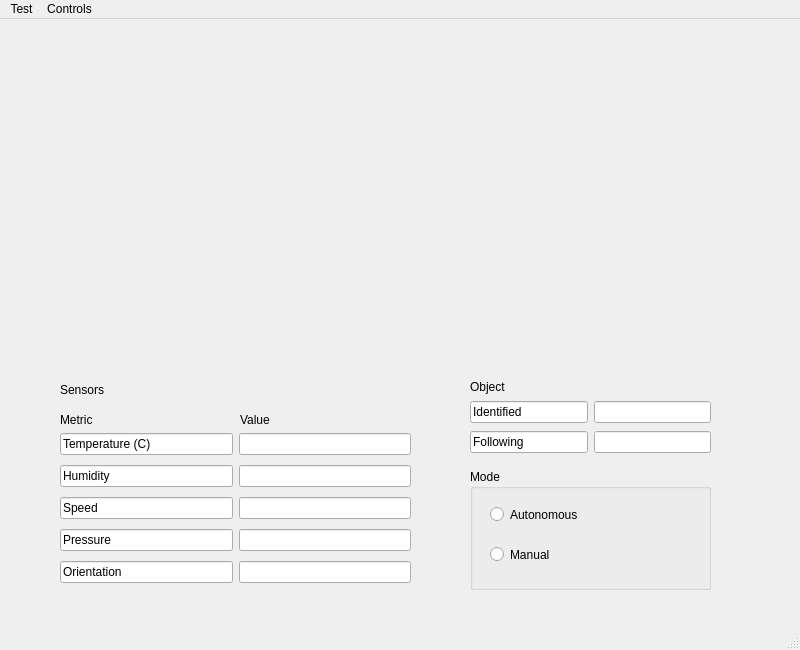
<?xml version="1.0" encoding="UTF-8"?>
<ui version="4.0">
 <class>MainWindow</class>
 <widget class="QMainWindow" name="MainWindow">
  <property name="geometry">
   <rect>
    <x>0</x>
    <y>0</y>
    <width>800</width>
    <height>650</height>
   </rect>
  </property>
  <property name="minimumSize">
   <size>
    <width>800</width>
    <height>600</height>
   </size>
  </property>
  <property name="windowTitle">
   <string>Vine Robot</string>
  </property>
  <property name="autoFillBackground">
   <bool>true</bool>
  </property>
  <widget class="QWidget" name="centralwidget">
   <widget class="QWidget" name="MainWidget" native="true">
    <property name="geometry">
     <rect>
      <x>50</x>
      <y>340</y>
      <width>701</width>
      <height>251</height>
     </rect>
    </property>
    <property name="mouseTracking">
     <bool>true</bool>
    </property>
    <widget class="QLabel" name="Sensor_lbl">
     <property name="geometry">
      <rect>
       <x>10</x>
       <y>20</y>
       <width>81</width>
       <height>21</height>
      </rect>
     </property>
     <property name="text">
      <string>Sensors</string>
     </property>
    </widget>
    <widget class="QWidget" name="horizontalLayoutWidget">
     <property name="geometry">
      <rect>
       <x>10</x>
       <y>70</y>
       <width>351</width>
       <height>161</height>
      </rect>
     </property>
     <layout class="QHBoxLayout" name="horizontalLayout">
      <item>
       <layout class="QVBoxLayout" name="verticalLayout">
        <item>
         <widget class="QLineEdit" name="temp_label">
          <property name="autoFillBackground">
           <bool>false</bool>
          </property>
          <property name="text">
           <string>Temperature (C)</string>
          </property>
          <property name="readOnly">
           <bool>true</bool>
          </property>
         </widget>
        </item>
        <item>
         <widget class="QLineEdit" name="humidity_label">
          <property name="text">
           <string>Humidity</string>
          </property>
          <property name="readOnly">
           <bool>true</bool>
          </property>
         </widget>
        </item>
        <item>
         <widget class="QLineEdit" name="speed_label">
          <property name="text">
           <string>Speed</string>
          </property>
          <property name="readOnly">
           <bool>true</bool>
          </property>
         </widget>
        </item>
        <item>
         <widget class="QLineEdit" name="pressure_label">
          <property name="text">
           <string>Pressure</string>
          </property>
          <property name="readOnly">
           <bool>true</bool>
          </property>
         </widget>
        </item>
        <item>
         <widget class="QLineEdit" name="orientation_label">
          <property name="text">
           <string>Orientation</string>
          </property>
          <property name="readOnly">
           <bool>true</bool>
          </property>
         </widget>
        </item>
       </layout>
      </item>
      <item>
       <layout class="QVBoxLayout" name="verticalLayout_2">
        <item>
         <widget class="QLineEdit" name="temp_val_rvcd"/>
        </item>
        <item>
         <widget class="QLineEdit" name="humidity_val_rcvd"/>
        </item>
        <item>
         <widget class="QLineEdit" name="speed_val_rcvd"/>
        </item>
        <item>
         <widget class="QLineEdit" name="pressure_val_rcvd"/>
        </item>
        <item>
         <widget class="QLineEdit" name="orient_val_rcvd"/>
        </item>
       </layout>
      </item>
     </layout>
    </widget>
    <widget class="QWidget" name="horizontalLayoutWidget_2">
     <property name="geometry">
      <rect>
       <x>420</x>
       <y>40</y>
       <width>241</width>
       <height>56</height>
      </rect>
     </property>
     <layout class="QHBoxLayout" name="horizontalLayout_2">
      <item>
       <layout class="QVBoxLayout" name="verticalLayout_3">
        <item>
         <widget class="QLineEdit" name="obj_ident_label">
          <property name="text">
           <string>Identified</string>
          </property>
          <property name="readOnly">
           <bool>true</bool>
          </property>
         </widget>
        </item>
        <item>
         <widget class="QLineEdit" name="obj_fwing_label">
          <property name="text">
           <string>Following</string>
          </property>
          <property name="readOnly">
           <bool>true</bool>
          </property>
         </widget>
        </item>
       </layout>
      </item>
      <item>
       <layout class="QVBoxLayout" name="verticalLayout_4">
        <item>
         <widget class="QLineEdit" name="obj_ident_val"/>
        </item>
        <item>
         <widget class="QLineEdit" name="obj_fwing_val"/>
        </item>
       </layout>
      </item>
     </layout>
    </widget>
    <widget class="QLabel" name="obj_lbl">
     <property name="geometry">
      <rect>
       <x>420</x>
       <y>20</y>
       <width>58</width>
       <height>16</height>
      </rect>
     </property>
     <property name="text">
      <string>Object </string>
     </property>
    </widget>
    <widget class="QGroupBox" name="mode_group">
     <property name="geometry">
      <rect>
       <x>420</x>
       <y>110</y>
       <width>241</width>
       <height>121</height>
      </rect>
     </property>
     <property name="title">
      <string>Mode</string>
     </property>
     <property name="checkable">
      <bool>false</bool>
     </property>
     <widget class="QRadioButton" name="auto_mode_radioBtn">
      <property name="geometry">
       <rect>
        <x>20</x>
        <y>30</y>
        <width>171</width>
        <height>31</height>
       </rect>
      </property>
      <property name="text">
       <string>Autonomous</string>
      </property>
     </widget>
     <widget class="QRadioButton" name="manual_mode_radioBtn">
      <property name="geometry">
       <rect>
        <x>20</x>
        <y>70</y>
        <width>171</width>
        <height>31</height>
       </rect>
      </property>
      <property name="text">
       <string>Manual</string>
      </property>
     </widget>
    </widget>
    <widget class="QLabel" name="metric_label">
     <property name="geometry">
      <rect>
       <x>10</x>
       <y>50</y>
       <width>168</width>
       <height>21</height>
      </rect>
     </property>
     <property name="sizePolicy">
      <sizepolicy hsizetype="Preferred" vsizetype="Preferred">
       <horstretch>0</horstretch>
       <verstretch>0</verstretch>
      </sizepolicy>
     </property>
     <property name="text">
      <string>Metric</string>
     </property>
    </widget>
    <widget class="QLabel" name="label_3">
     <property name="geometry">
      <rect>
       <x>190</x>
       <y>50</y>
       <width>167</width>
       <height>21</height>
      </rect>
     </property>
     <property name="text">
      <string>Value</string>
     </property>
    </widget>
   </widget>
  </widget>
  <widget class="QMenuBar" name="menubar">
   <property name="geometry">
    <rect>
     <x>0</x>
     <y>0</y>
     <width>800</width>
     <height>24</height>
    </rect>
   </property>
   <widget class="QMenu" name="menuTest">
    <property name="title">
     <string>Test</string>
    </property>
    <addaction name="actionPneumatics"/>
    <addaction name="actionMotor"/>
   </widget>
   <widget class="QMenu" name="menuControls">
    <property name="title">
     <string>Controls</string>
    </property>
    <addaction name="actionMain_Controller"/>
   </widget>
   <addaction name="menuTest"/>
   <addaction name="menuControls"/>
  </widget>
  <widget class="QStatusBar" name="statusbar"/>
  <action name="actionPneumatics">
   <property name="text">
    <string>Pneumatics</string>
   </property>
   <property name="statusTip">
    <string>Test the pneumatic valves</string>
   </property>
  </action>
  <action name="actionMain_Controller">
   <property name="text">
    <string>Main Controller</string>
   </property>
   <property name="statusTip">
    <string>Open controller for the vine</string>
   </property>
  </action>
  <action name="actionMotor">
   <property name="text">
    <string>Motor</string>
   </property>
   <property name="statusTip">
    <string>Test the motors in the robot</string>
   </property>
  </action>
 </widget>
 <resources/>
 <connections/>
</ui>
